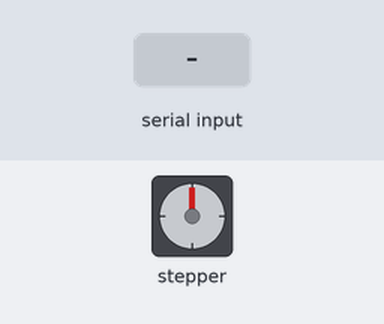
Simulated run of this sketch. Board: ESP32. On the bench: stepper motor. The test bench sets the inputs (shaded band). Stepper angles assume 4076 steps per turn; what the sketch prints to the serial monitor is not drawn.

Above: at 1.2 s.
1.3 s: "move 90\n" received over Serial
4.3 s: "turn \n" received over Serial
5.8 s: "move \n" received over Serial
7.3 s: "stop\n" received over Serial
8.8 s: "start\n" received over Serial
10.3 s: "home\n" received over Serial
Timing chart, 0 to 12.8 s (numbered marks = the images above; inputs shaded):
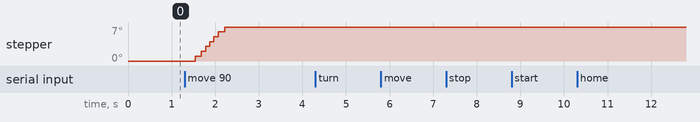

Measured:
- after the input at 4.3 s, every drawn part: stays the same
- after the input at 5.8 s, every drawn part: stays the same
- after the input at 7.3 s, every drawn part: stays the same
- after the input at 8.8 s, every drawn part: stays the same
- after the input at 10.3 s, every drawn part: stays the same

The sketch:

STEPPER_TEST.ino
```cpp
#include "STEPPER.h"

STEPPER stepper(18, 33, 19, 32);

void setup() {
    Serial.begin(115200);
    stepper.setSpeed(100.0);
    stepper.setMaxSpeed(1000.0);
    stepper.setAcceleration(200.0);
}

void loop() {
    if (Serial.available()) {
        String command = Serial.readStringUntil('\n');
        command.trim();
        if (command.startsWith("turn ")) {
            int degrees = command.substring(5).toInt();
            stepper.turnDegrees(degrees);
            Serial.println("Turned " + String(degrees) + " degrees.");
        } else if (command.startsWith("move ")) {
            int steps = command.substring(5).toInt();
            stepper.moveSteps(steps);
            Serial.println("Moved " + String(steps) + " steps.");
        } else if (command == "stop") {
            stepper.stop();
            Serial.println("Stepper stopped.");
        } else if (command == "start") {
            stepper.setAsStartPosition();
            Serial.println("Current position set as start.");
        } else if (command == "home") {
            stepper.moveToStartPosition();
            Serial.println("Moved to start position.");
        } else {
            Serial.println("Unknown command: " + command);
        }
    }
}
```

STEPPER.cpp
```cpp
#include "STEPPER.h"
#include <AccelStepper.h>

const long STEPPER::STEPS_PER_REV = 4076;

STEPPER::STEPPER(int IN1, int IN2, int IN3, int IN4)
 : _stepper(AccelStepper::HALF4WIRE, IN1, IN3, IN2, IN4),
    relativeStepsToStart(0) {
    _stepper.setMaxSpeed(500.0);
    _stepper.setAcceleration(200.0);
}

void STEPPER::setSpeed(float speed) { _stepper.setSpeed(speed); }
void STEPPER::setMaxSpeed(float speed) { _stepper.setMaxSpeed(speed); }
void STEPPER::setAcceleration(float acceleration) { _stepper.setAcceleration(acceleration); }

bool STEPPER::isRunning() { return _stepper.isRunning(); }
void STEPPER::stop() { _stepper.stop(); }

int STEPPER::turnDegrees(int degrees, bool CW) {
    long steps = (degrees * STEPS_PER_REV) / 360L;
    if (!CW) { steps = -steps; }

    _stepper.move(steps);
    _stepper.runToPosition();

    relativeStepsToStart += steps;
    return steps;
}

int STEPPER::moveSteps(int steps, bool CW) {
    if (!CW) { steps = -steps; }

    _stepper.move(steps);
    _stepper.runToPosition();

    relativeStepsToStart += steps;
    return steps;
}

void STEPPER::runContinuous() {
    _stepper.runSpeed();
}

void STEPPER::setAsStartPosition() { relativeStepsToStart = 0; }
void STEPPER::moveToStartPosition() {
    _stepper.move(-relativeStepsToStart);
    _stepper.runToPosition();
    relativeStepsToStart = 0;
}
```

STEPPER.h
```cpp
#ifndef STEPPER_h
#define STEPPER_h

#include "Arduino.h"
#include <AccelStepper.h>

class STEPPER {
    public:
        STEPPER(int IN1, int IN2, int IN3, int IN4);
        void setMaxSpeed(float speed);
        void setAcceleration(float acceleration);
        void setSpeed(float speed);
        int turnDegrees(int degrees, bool CW = true);
        int moveSteps(int steps, bool CW = true);
        bool isRunning();
        void stop();
        void setAsStartPosition();
        void moveToStartPosition();
        void runContinuous();

    private:
        AccelStepper _stepper;
        long relativeStepsToStart;
        static const long STEPS_PER_REV;
};

#endif
```
